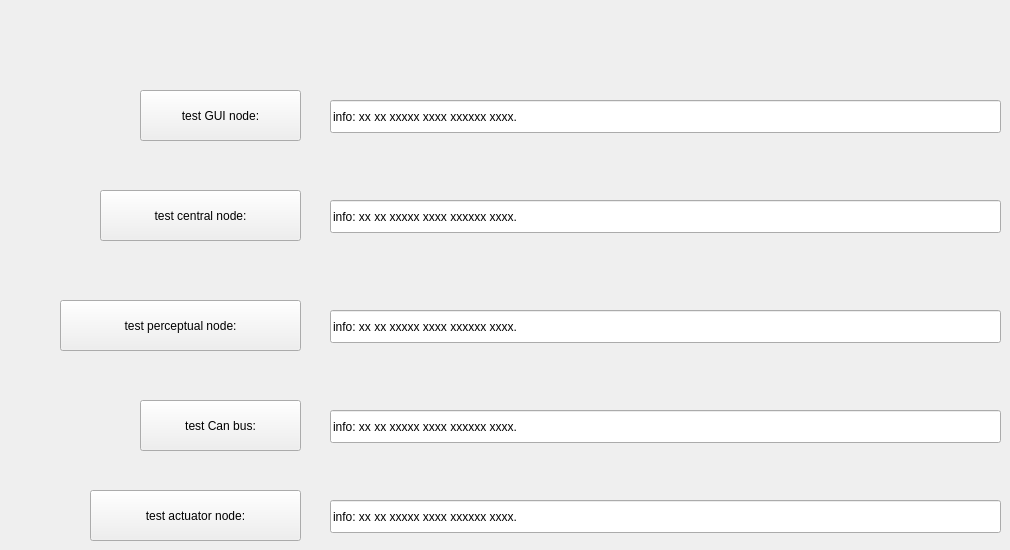
      <widget class="QWidget" name="tab_4">
       <attribute name="title">
        <string>Debug</string>
       </attribute>
       <widget class="QPushButton" name="pushButtonSend">
        <property name="geometry">
         <rect>
          <x>140</x>
          <y>90</y>
          <width>161</width>
          <height>51</height>
         </rect>
        </property>
        <property name="text">
         <string>test GUI node:</string>
        </property>
       </widget>
       <widget class="QLineEdit" name="lineEdit_15">
        <property name="geometry">
         <rect>
          <x>330</x>
          <y>100</y>
          <width>671</width>
          <height>33</height>
         </rect>
        </property>
        <property name="text">
         <string>info: xx xx xxxxx xxxx xxxxxx xxxx.</string>
        </property>
       </widget>
       <widget class="QPushButton" name="pushButtonSend_2">
        <property name="geometry">
         <rect>
          <x>140</x>
          <y>400</y>
          <width>161</width>
          <height>51</height>
         </rect>
        </property>
        <property name="text">
         <string>test Can bus:</string>
        </property>
       </widget>
       <widget class="QLineEdit" name="lineEdit_16">
        <property name="geometry">
         <rect>
          <x>330</x>
          <y>410</y>
          <width>671</width>
          <height>33</height>
         </rect>
        </property>
        <property name="text">
         <string>info: xx xx xxxxx xxxx xxxxxx xxxx.</string>
        </property>
       </widget>
       <widget class="QPushButton" name="pushButtonSend_3">
        <property name="geometry">
         <rect>
          <x>60</x>
          <y>300</y>
          <width>241</width>
          <height>51</height>
         </rect>
        </property>
        <property name="text">
         <string>test perceptual node:</string>
        </property>
       </widget>
       <widget class="QLineEdit" name="lineEdit_17">
        <property name="geometry">
         <rect>
          <x>330</x>
          <y>310</y>
          <width>671</width>
          <height>33</height>
         </rect>
        </property>
        <property name="text">
         <string>info: xx xx xxxxx xxxx xxxxxx xxxx.</string>
        </property>
       </widget>
       <widget class="QPushButton" name="pushButtonSend_4">
        <property name="geometry">
         <rect>
          <x>100</x>
          <y>190</y>
          <width>201</width>
          <height>51</height>
         </rect>
        </property>
        <property name="text">
         <string>test central node:</string>
        </property>
       </widget>
       <widget class="QLineEdit" name="lineEdit_18">
        <property name="geometry">
         <rect>
          <x>330</x>
          <y>200</y>
          <width>671</width>
          <height>33</height>
         </rect>
        </property>
        <property name="text">
         <string>info: xx xx xxxxx xxxx xxxxxx xxxx.</string>
        </property>
       </widget>
       <widget class="QLineEdit" name="lineEdit_19">
        <property name="geometry">
         <rect>
          <x>330</x>
          <y>500</y>
          <width>671</width>
          <height>33</height>
         </rect>
        </property>
        <property name="text">
         <string>info: xx xx xxxxx xxxx xxxxxx xxxx.</string>
        </property>
       </widget>
       <widget class="QPushButton" name="pushButtonSend_5">
        <property name="geometry">
         <rect>
          <x>90</x>
          <y>490</y>
          <width>211</width>
          <height>51</height>
         </rect>
        </property>
        <property name="text">
         <string>test actuator node:</string>
        </property>
       </widget>
      </widget>
